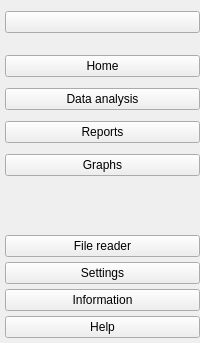
        <widget class="QCustomSlideMenu" name="leftMenu" native="true">
         <layout class="QVBoxLayout" name="verticalLayout">
          <property name="spacing">
           <number>0</number>
          </property>
          <property name="leftMargin">
           <number>0</number>
          </property>
          <property name="topMargin">
           <number>0</number>
          </property>
          <property name="rightMargin">
           <number>0</number>
          </property>
          <property name="bottomMargin">
           <number>0</number>
          </property>
          <item>
           <widget class="QWidget" name="widget" native="true">
            <property name="minimumSize">
             <size>
              <width>74</width>
              <height>44</height>
             </size>
            </property>
            <layout class="QVBoxLayout" name="verticalLayout_2">
             <property name="spacing">
              <number>0</number>
             </property>
             <property name="leftMargin">
              <number>5</number>
             </property>
             <property name="topMargin">
              <number>5</number>
             </property>
             <property name="rightMargin">
              <number>0</number>
             </property>
             <property name="bottomMargin">
              <number>5</number>
             </property>
             <item>
              <widget class="QPushButton" name="menuBtn">
               <property name="text">
                <string/>
               </property>
               <property name="icon">
                <iconset>
                 <normaloff>:/feather/icons/feather/menu.png</normaloff>:/feather/icons/feather/menu.png</iconset>
               </property>
               <property name="default">
                <bool>false</bool>
               </property>
              </widget>
             </item>
            </layout>
           </widget>
          </item>
          <item>
           <widget class="QWidget" name="widget_2" native="true">
            <property name="minimumSize">
             <size>
              <width>140</width>
              <height>146</height>
             </size>
            </property>
            <layout class="QVBoxLayout" name="verticalLayout_3">
             <property name="spacing">
              <number>5</number>
             </property>
             <property name="leftMargin">
              <number>5</number>
             </property>
             <property name="topMargin">
              <number>5</number>
             </property>
             <property name="rightMargin">
              <number>0</number>
             </property>
             <property name="bottomMargin">
              <number>5</number>
             </property>
             <item>
              <widget class="QPushButton" name="homeBtn">
               <property name="maximumSize">
                <size>
                 <width>16777215</width>
                 <height>16777215</height>
                </size>
               </property>
               <property name="text">
                <string>Home</string>
               </property>
               <property name="icon">
                <iconset>
                 <normaloff>:/feather/icons/feather/home.png</normaloff>:/feather/icons/feather/home.png</iconset>
               </property>
              </widget>
             </item>
             <item>
              <widget class="QPushButton" name="dataBtn">
               <property name="text">
                <string>Data analysis</string>
               </property>
               <property name="icon">
                <iconset>
                 <normaloff>:/feather/icons/feather/database.png</normaloff>:/feather/icons/feather/database.png</iconset>
               </property>
              </widget>
             </item>
             <item>
              <widget class="QPushButton" name="reportsBtn">
               <property name="text">
                <string>Reports</string>
               </property>
               <property name="icon">
                <iconset>
                 <normaloff>:/material_design/icons/material_design/report_problem.png</normaloff>:/material_design/icons/material_design/report_problem.png</iconset>
               </property>
              </widget>
             </item>
             <item>
              <widget class="QPushButton" name="graphsBtn">
               <property name="text">
                <string>Graphs</string>
               </property>
               <property name="icon">
                <iconset>
                 <normaloff>:/font_awesome/solid/icons/font_awesome/solid/chart-pie.png</normaloff>:/font_awesome/solid/icons/font_awesome/solid/chart-pie.png</iconset>
               </property>
              </widget>
             </item>
            </layout>
           </widget>
          </item>
          <item>
           <spacer name="verticalSpacer">
            <property name="orientation">
             <enum>Qt::Orientation::Vertical</enum>
            </property>
            <property name="sizeHint" stdset="0">
             <size>
              <width>20</width>
              <height>40</height>
             </size>
            </property>
           </spacer>
          </item>
          <item>
           <widget class="QWidget" name="widget_3" native="true">
            <property name="minimumSize">
             <size>
              <width>130</width>
              <height>112</height>
             </size>
            </property>
            <layout class="QVBoxLayout" name="verticalLayout_4">
             <property name="spacing">
              <number>5</number>
             </property>
             <property name="leftMargin">
              <number>5</number>
             </property>
             <property name="topMargin">
              <number>5</number>
             </property>
             <property name="rightMargin">
              <number>0</number>
             </property>
             <property name="bottomMargin">
              <number>5</number>
             </property>
             <item>
              <widget class="QPushButton" name="fileBtn">
               <property name="text">
                <string>File reader</string>
               </property>
               <property name="icon">
                <iconset>
                 <normaloff>:/feather/icons/feather/file.png</normaloff>:/feather/icons/feather/file.png</iconset>
               </property>
              </widget>
             </item>
             <item>
              <widget class="QPushButton" name="settingsBtn">
               <property name="text">
                <string>Settings</string>
               </property>
               <property name="icon">
                <iconset>
                 <normaloff>:/feather/icons/feather/settings.png</normaloff>:/feather/icons/feather/settings.png</iconset>
               </property>
              </widget>
             </item>
             <item>
              <widget class="QPushButton" name="infoBtn">
               <property name="text">
                <string>Information</string>
               </property>
               <property name="icon">
                <iconset>
                 <normaloff>:/feather/icons/feather/info.png</normaloff>:/feather/icons/feather/info.png</iconset>
               </property>
              </widget>
             </item>
             <item>
              <widget class="QPushButton" name="helpBtn">
               <property name="text">
                <string>Help</string>
               </property>
               <property name="icon">
                <iconset>
                 <normaloff>:/feather/icons/feather/help-circle.png</normaloff>:/feather/icons/feather/help-circle.png</iconset>
               </property>
              </widget>
             </item>
            </layout>
           </widget>
          </item>
         </layout>
        </widget>
